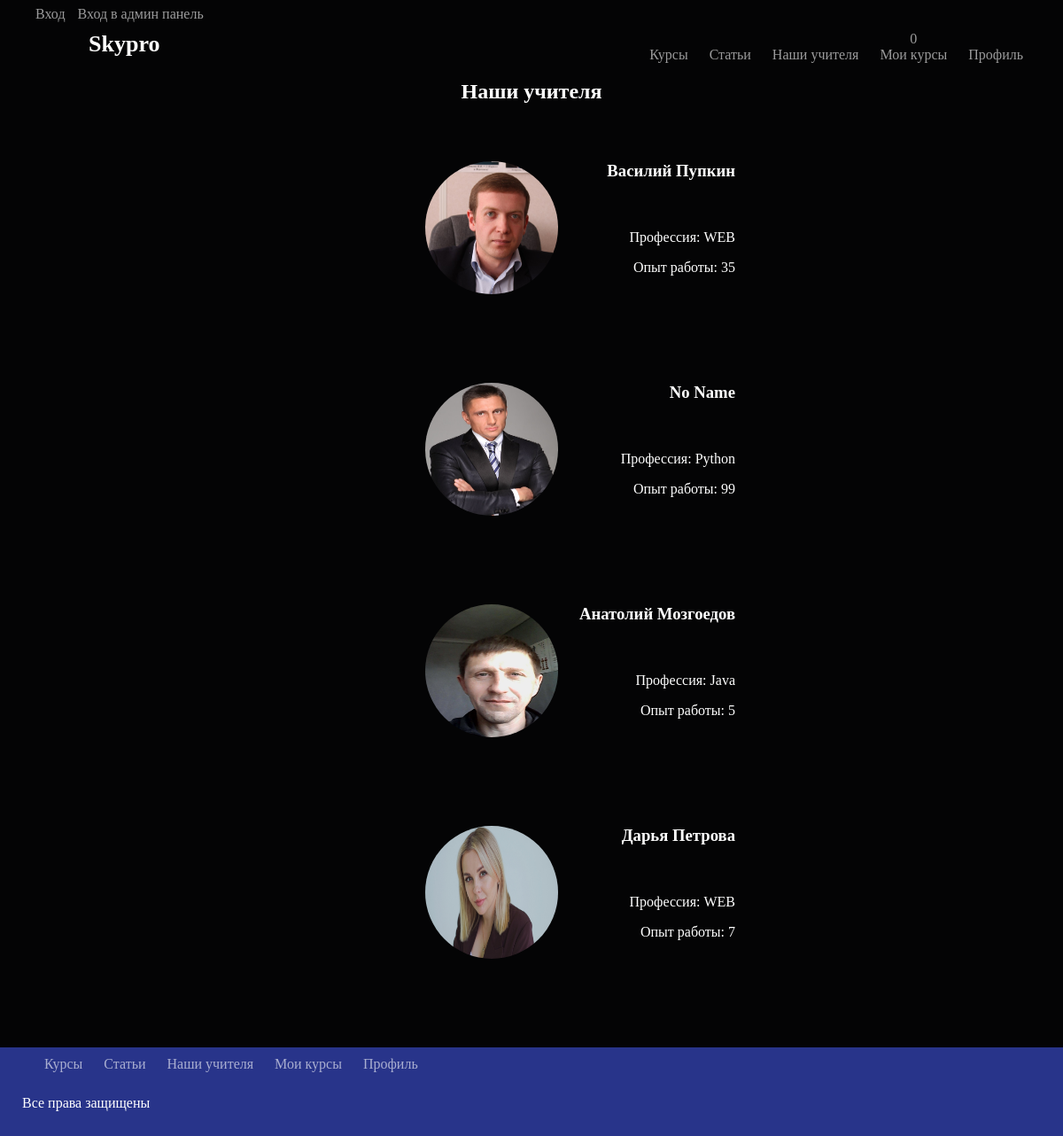
Page /teacher.php on the committed database.
### tables this page shows
CREATE TABLE `teacher` (
  `id` int(11) NOT NULL,
  `name` text NOT NULL,
  `surname` text NOT NULL,
  `profession` text NOT NULL,
  `experience` text NOT NULL,
  `img` text NOT NULL
);

### teacher.php (the view)
<?
include "nav.php";
?>
<?
$req = "SELECT * FROM `teacher`";
$result = mysqli_query($link, $req);
$teacher = [];
while ($row = mysqli_fetch_assoc($result))
    $teacher[] = $row;
?>
<h2 align="center">Наши учителя</h2>
<div class="teacher">
	<?
		for ($i = 0; $i < count($teacher); $i++){
			echo "<div class = 'card-teacher'>";
				echo "<div class='teacherimg'><img src='img/".$teacher[$i]['img']."'></div>
				 <h3>".$teacher[$i]['name']." ".$teacher[$i]['surname']."</h3>
				 <div class = 'teacher-info'><p>Профессия: ".$teacher[$i]['profession']."</p>
				 <p>Опыт работы: ".$teacher[$i]['experience']."</p></div>";
			echo "</div>";
		}
	?>
</div>
<?
include "footer.php";
?>

### style.css (style rules this page uses)
html, body { margin: 0; }
body { color: white; background: #040405; }
img { width: 150px; }
.teacherimg { width: 100%; }
.teacherimg img { width: 150px; height: 150px; }
.teacherimg img { border-radius: 100px; }
.teacher { margin-top: 65px; }
.card-teacher { height: 150px; width: 350px; margin-left: 40%; margin-bottom: 100px; }
.card-teacher h3, .teacher-info p { text-align: right; }
.teacher-info { margin-top: 55px; }
.card-teacher img { float: left; margin-right: 15px; }

### rows in the picture
teacher: img (picture), name "Василий", surname "Пупкин", profession "WEB", experience "35"
teacher: img (picture), name "No", surname "Name", profession "Python", experience "99"
teacher: img (picture), name "Анатолий", surname "Мозгоедов", profession "Java", experience "5"
teacher: img (picture), name "Дарья", surname "Петрова", profession "WEB", experience "7"

### other values in the picture
$count "0"
